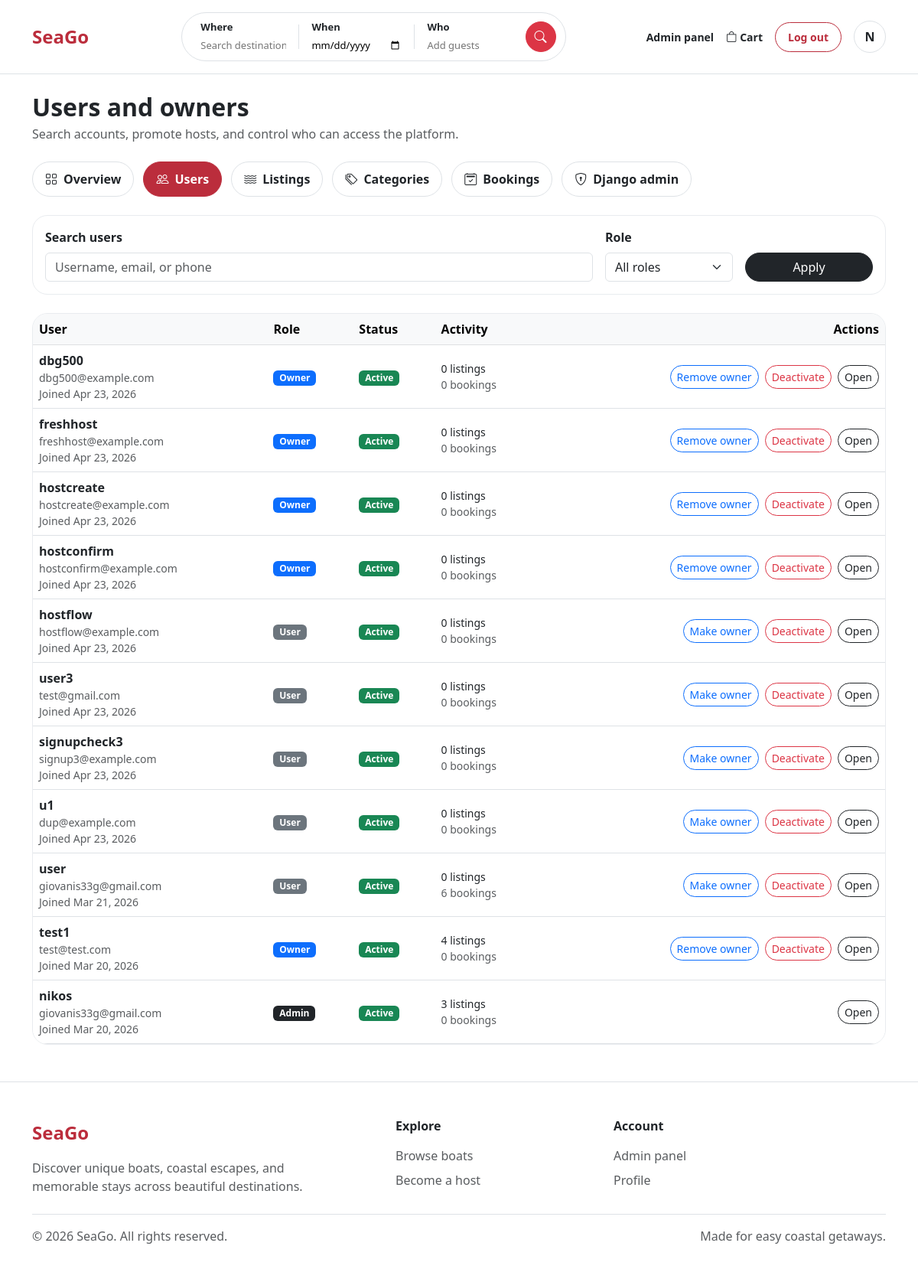
Before: /accounts/admin-panel/users/ (signed in) with the older database file.
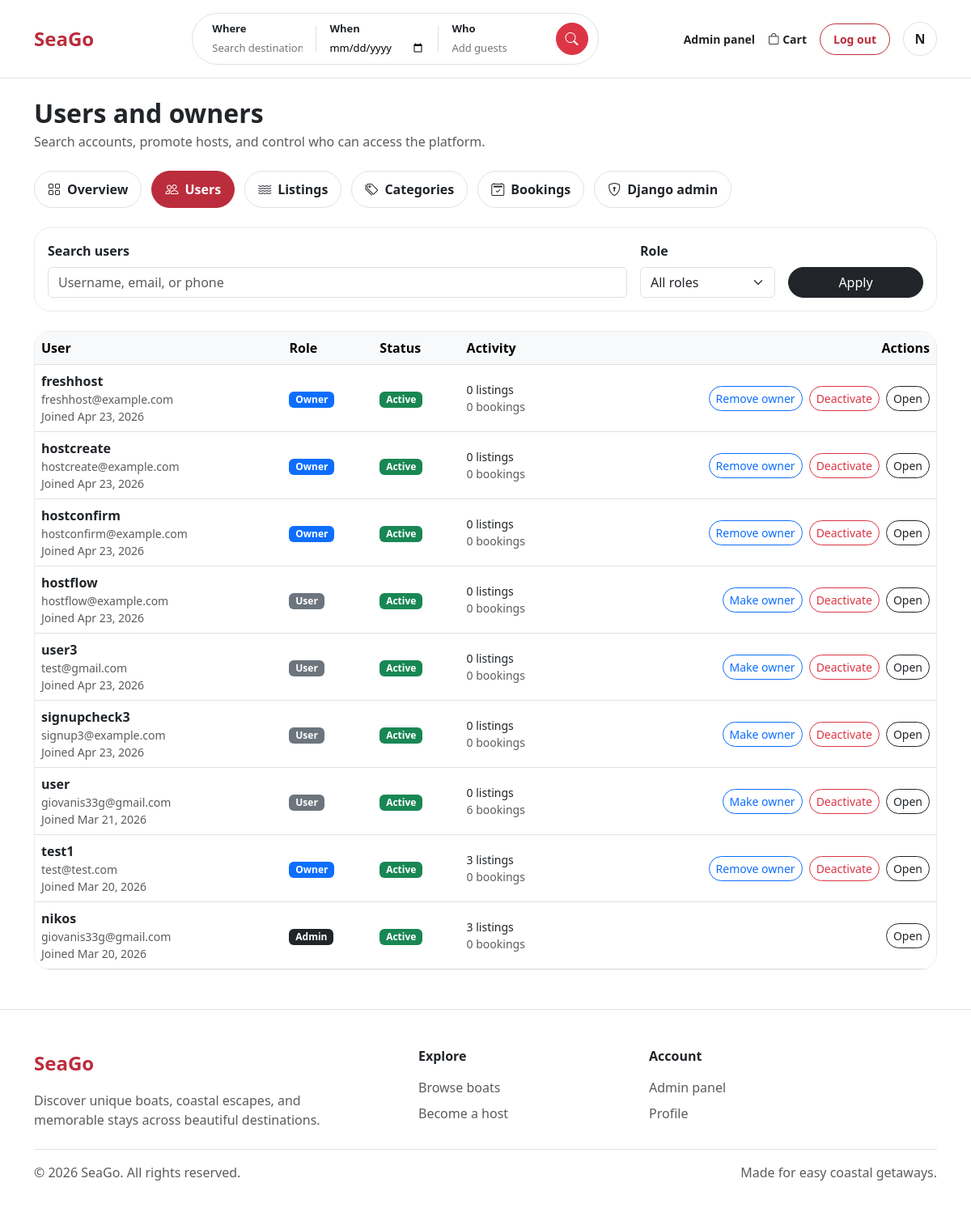
After: the same page with the newer database file.
### accounts/models.py (models this page shows, shortened)
class User(AbstractUser):
    is_owner = models.BooleanField(default=False)
    phone = models.CharField(max_length=20, blank=True)
    avatar = models.ImageField(upload_to="avatars/", blank=True, null=True)
    bio = models.TextField(blank=True)

### accounts/views.py (the view)
# urls.py: path('admin-panel/users/', views.admin_users_view, name='admin_users'),
@superuser_required
def admin_users_view(request):
    q = request.GET.get("q", "").strip()
    role = request.GET.get("role", "").strip()
    users = User.objects.annotate(
        listing_count=Count("boats", distinct=True),
        booking_count=Count("bookings", distinct=True),
    ).order_by("-date_joined")
    if q:
        users = users.filter(
            Q(username__icontains=q)
            | Q(email__icontains=q)
            | Q(phone__icontains=q)
        )
    if role == "owners":
        users = users.filter(is_owner=True, is_superuser=False)
    elif role == "members":
        users = users.filter(is_owner=False, is_superuser=False)
    elif role == "admins":
        users = users.filter(is_superuser=True)
    elif role == "inactive":
        users = users.filter(is_active=False)
    return render(
        request,
        "accounts/admin_users.html",
        admin_panel_context(
            "users",
            users=users,
            current_q=q,
            current_role=role,
        ),
    )

### accounts/views.py (called while the page is built)
def superuser_required(view_func):
    @login_required
    @wraps(view_func)
    def wrapped_view(request, *args, **kwargs):
        if not request.user.is_superuser:
            raise PermissionDenied("You do not have access to this area.")
        return view_func(request, *args, **kwargs)
    return wrapped_view

def admin_panel_context(active_tab, **extra):
    context = {"admin_active_tab": active_tab}
    context.update(extra)
    return context

### boats/context_processors.py (called while the page is built)
def locations(request):
    locations = Boat.objects.filter(
        is_approved=True,
        is_available=True
    ).values_list('location', flat=True).distinct()
    return {'all_locations': locations}

### templates/accounts/admin_users.html (shortened to what this page needs)
{% extends "base.html" %}
{% block content %}
<div class="container mt-4 mb-5">
  <div class="mb-4">
    <h2 class="fw-bold mb-1">Users and owners</h2>
    <p class="text-muted mb-0">Search accounts, promote hosts, and control who can access the platform.</p>
  </div>
  {% include "partials/admin_panel_nav.html" %}
  <form method="get" class="admin-filter-form mb-4">
    <div class="row g-3 align-items-end">
      <div class="col-12 col-lg-8">
        <label for="admin-user-search" class="form-label fw-semibold">Search users</label>
        <input id="admin-user-search" type="text" name="q" value="{{ current_q }}" class="form-control" placeholder="Username, email, or phone">
      </div>
      <div class="col-12 col-sm-6 col-lg-2">
        <label for="admin-user-role" class="form-label fw-semibold">Role</label>
        <select id="admin-user-role" name="role" class="form-select">
          <option value="">All roles</option>
        </select>
      </div>
      <div class="col-12 col-sm-6 col-lg-2 d-grid">
        <button type="submit" class="btn btn-dark rounded-pill">Apply</button>
      </div>
    </div>
  </form>
  <div class="admin-table-wrap">
    {% if users %}
      <div class="table-responsive">
        <table class="table align-middle mb-0">
          <thead class="table-light">
            <tr>
              <th>User</th>
              <th>Role</th>
              <th>Status</th>
              <th>Activity</th>
              <th class="text-end">Actions</th>
            </tr>
          </thead>
          <tbody>
            {% for account in users %}
              <tr>
                <td>
                  <div class="fw-bold">{{ account.username }}</div>
                  <div class="text-muted small">{{ account.email|default:"No email added" }}</div>
                  <div class="text-muted small">Joined {{ account.date_joined|date:"M j, Y" }}</div>
                </td>
                <td>
                  {% if account.is_superuser %}
                    <span class="badge text-bg-dark">Admin</span>
                  {% elif account.is_owner %}
                    <span class="badge text-bg-primary">Owner</span>
                  {% else %}
                    <span class="badge text-bg-secondary">User</span>
                  {% endif %}
                </td>
                <td>
                  {% if account.is_active %}
                    <span class="badge text-bg-success">Active</span>
                  {% else %}
                    <span class="badge text-bg-danger">Inactive</span>
                  {% endif %}
                </td>
                <td>
                  <div class="small">{{ account.listing_count }} listing{{ account.listing_count|pluralize }}</div>
                  <div class="small text-muted">{{ account.booking_count }} booking{{ account.booking_count|pluralize }}</div>
                </td>
                <td class="text-end">
                  <div class="admin-inline-actions justify-content-end">
                    {% if not account.is_superuser %}
                      <form method="post" action="{% url 'accounts:admin_user_toggle_owner' account.pk %}">
                        <button type="submit" class="btn btn-outline-primary btn-sm rounded-pill">
                          {% if account.is_owner %}Remove owner{% else %}Make owner{% endif %}
                        </button>
                      </form>
                      <form method="post" action="{% url 'accounts:admin_user_toggle_active' account.pk %}">
                        <button type="submit" class="btn btn-outline-danger btn-sm rounded-pill">
                          {% if account.is_active %}Deactivate{% else %}Activate{% endif %}
                        </button>
                      </form>
                    {% endif %}
                    <a href="/admin/accounts/user/{{ account.pk }}/change/" target="_blank" rel="noopener noreferrer" class="btn btn-outline-dark btn-sm rounded-pill">Open</a>
                  </div>
                </td>
              </tr>
            {% endfor %}
          </tbody>
        </table>
      </div>
    {% else %}
      <div class="p-4">
        {% include "partials/empty_state.html" with icon="bi-people" title="No matching users found" spacing="py-4" %}
      </div>
    {% endif %}
  </div>
</div>
{% endblock %}

### templates/base.html (shortened to what this page needs)
{% load static %}
<!DOCTYPE html>
<html lang="en">
<head>
    <link href="https://cdn.jsdelivr.net/npm/bootstrap@5.3.0/dist/css/bootstrap.min.css" rel="stylesheet">
    <link rel="stylesheet" href="https://cdn.jsdelivr.net/npm/bootstrap-icons@1.11.0/font/bootstrap-icons.css">
    <link rel="stylesheet" href="{% static 'css/styles.css' %}">
</head>
<body>
<nav class="navbar bg-white border-bottom py-3">
  <div class="container d-flex align-items-center justify-content-between">
    <a class="navbar-brand fw-bold fs-4" href="/" style="color: #bb2d3c;">SeaGo</a>
    <form class="d-none d-lg-flex" action="{% url 'boats:boat_list' %}" method="GET" aria-label="Search boats" style="width: 45%;">
      <div class="d-flex align-items-center rounded-pill border bg-white w-100 px-2" style="height: 64px;">
        <div class="px-3 flex-grow-1">
          <div class="fw-bold" style="font-size: 13px;">Where</div>
          <input type="text" name="q" list="locations-list" class="border-0 shadow-none p-0 bg-transparent w-100" placeholder="Search destinations" style="font-size: 13px; outline: none;">
        </div>
        <div class="px-3 flex-grow-1">
          <div class="fw-bold" style="font-size: 13px;">When</div>
          <input type="date" name="date" class="border-0 shadow-none p-0 bg-transparent w-100" style="font-size: 13px; outline: none;">
        </div>
        <div class="px-3 flex-grow-1">
          <div class="fw-bold" style="font-size: 13px;">Who</div>
          <input type="number" name="capacity" min="1" class="border-0 shadow-none p-0 bg-transparent w-100" placeholder="Add guests" style="font-size: 13px; outline: none;">
        </div>
        <button class="btn btn-danger rounded-circle d-flex align-items-center justify-content-center me-1" type="submit" aria-label="Search boats" style="width: 40px; height: 40px;">
          <i class="bi bi-search text-white" aria-hidden="true"></i>
        </button>
      </div>
    </form>
    <div class="d-flex align-items-center gap-3">
      {% if request.user.is_authenticated and request.user.is_superuser %}
        <a href="{% url 'accounts:admin_dashboard' %}" class="d-none d-lg-block text-dark fw-bold text-decoration-none" style="font-size: 14px;">Admin panel</a>
      {% elif request.user.is_authenticated and request.user.is_owner %}
        <a href="{% url 'boats:my_listings' %}" class="d-none d-lg-block text-dark fw-bold text-decoration-none" style="font-size: 14px;">My listings</a>
      {% else %}
        <a href="{% url 'accounts:become_host' %}" class="d-none d-lg-block text-dark fw-bold text-decoration-none" style="font-size: 14px;">Become a host</a>
      {% endif %}
      {% if request.user.is_authenticated %}
        <a href="{% url 'bookings:booking_cart' %}" class="text-dark fw-bold text-decoration-none position-relative" style="font-size: 14px;">
          <i class="bi bi-bag me-1" aria-hidden="true"></i>Cart
        </a>
      {% endif %}
      <div class="d-none d-lg-flex align-items-center gap-3">
        {% if request.user.is_authenticated %}
          <a href="{% url 'accounts:logout' %}" class="btn rounded-pill px-3 py-2 fw-bold" style="font-size: 14px; color: #bb2d3c; border: 1px solid #bb2d3c; background: transparent;">Log out</a>
        {% endif %}
      </div>
      <div class="dropdown {% if not request.user.is_authenticated %}d-lg-none{% endif %}">
        <button class="btn rounded-circle border d-flex align-items-center justify-content-center bg-white overflow-hidden p-0" data-bs-toggle="dropdown" aria-label="Open account menu" style="width: 42px; height: 42px;">
          {% if request.user.is_authenticated and request.user.avatar %}
            <img src="{{ request.user.avatar.url }}" alt="{{ request.user.username }} avatar" style="width: 42px; height: 42px; object-fit: cover;">
          {% elif request.user.is_authenticated %}
            <span class="fw-bold" style="font-size: 16px;">{{ request.user.username|first|upper }}</span>
          {% else %}
            <i class="bi bi-list fs-5" aria-hidden="true"></i>
          {% endif %}
        </button>
      </div>
    </div>
  </div>
</nav>
{% block content %}
{% endblock %}
<footer class="border-top bg-white mt-5">
  <div class="container py-4 py-lg-5">
    <div class="row g-4 align-items-start">
      <div class="col-12 col-lg-5">
        <a class="fw-bold fs-4 text-decoration-none" href="/" style="color: #bb2d3c;">SeaGo</a>
        <p class="text-muted mt-3 mb-0" style="max-width: 360px;">
          Discover unique boats, coastal escapes, and memorable stays across beautiful destinations.
        </p>
      </div>
      <div class="col-6 col-lg-3">
        <h6 class="fw-bold text-dark mb-3">Explore</h6>
        <div class="d-flex flex-column gap-2">
          <a href="{% url 'boats:boat_list' %}" class="text-decoration-none text-muted">Browse boats</a>
          <a href="{% url 'accounts:become_host' %}" class="text-decoration-none text-muted">Become a host</a>
        </div>
      </div>
      <div class="col-6 col-lg-4">
        <h6 class="fw-bold text-dark mb-3">Account</h6>
        <div class="d-flex flex-column gap-2">
          {% if request.user.is_authenticated %}
            {% if request.user.is_superuser %}
              <a href="{% url 'accounts:admin_dashboard' %}" class="text-decoration-none text-muted">Admin panel</a>
            {% else %}
              <a href="{% url 'accounts:dashboard' %}" class="text-decoration-none text-muted">Dashboard</a>
            {% endif %}
            <a href="{% url 'accounts:profile' %}" class="text-decoration-none text-muted">Profile</a>
          {% else %}
            <a href="{% url 'accounts:login' %}" class="text-decoration-none text-muted">Log in</a>
            <a href="{% url 'accounts:register' %}" class="text-decoration-none text-muted">Sign up</a>
          {% endif %}
        </div>
      </div>
    </div>
    <div class="border-top mt-4 pt-3 d-flex flex-column flex-md-row justify-content-between gap-2">
      <p class="text-muted mb-0">&copy; 2026 SeaGo. All rights reserved.</p>
      <p class="text-muted mb-0">Made for easy coastal getaways.</p>
    </div>
  </div>
</footer>
</body>
</html>

### templates/partials/admin_panel_nav.html
<div class="admin-panel-nav mb-4">
  <a href="{% url 'accounts:admin_dashboard' %}" class="admin-panel-nav-link{% if admin_active_tab == 'overview' %} is-active{% endif %}">
    <i class="bi bi-grid me-2"></i>Overview
  </a>
  <a href="{% url 'accounts:admin_users' %}" class="admin-panel-nav-link{% if admin_active_tab == 'users' %} is-active{% endif %}">
    <i class="bi bi-people me-2"></i>Users
  </a>
  <a href="{% url 'accounts:admin_listings' %}" class="admin-panel-nav-link{% if admin_active_tab == 'listings' %} is-active{% endif %}">
    <i class="bi bi-water me-2"></i>Listings
  </a>
  <a href="{% url 'accounts:admin_categories' %}" class="admin-panel-nav-link{% if admin_active_tab == 'categories' %} is-active{% endif %}">
    <i class="bi bi-tags me-2"></i>Categories
  </a>
  <a href="{% url 'accounts:admin_bookings' %}" class="admin-panel-nav-link{% if admin_active_tab == 'bookings' %} is-active{% endif %}">
    <i class="bi bi-calendar2-check me-2"></i>Bookings
  </a>
  <a href="/admin/" class="admin-panel-nav-link" target="_blank" rel="noopener noreferrer">
    <i class="bi bi-shield-lock me-2"></i>Django admin
  </a>
</div>

### static/css/styles.css (style rules this page uses)
html, body { max-width: 100%; overflow-x: hidden; }
.admin-panel-nav { display: flex; flex-wrap: wrap; gap: 12px; }
.admin-panel-nav-link { display: inline-flex; align-items: center; padding: 10px 16px; border: 1px solid #dee2e6; border-radius: 999px; background: #fff; color: #212529; font-weight: 600; text-decoration: none; transition: all 0.2s ease; }
.admin-panel-nav-link.is-active { background: #bb2d3c; border-color: #bb2d3c; color: #fff; }
.admin-stat-card, .admin-section-card, .admin-table-wrap, .admin-filter-form { background: #fff; border: 1px solid #e9ecef; border-radius: 20px; }
.admin-filter-form { padding: 16px; }
.admin-table-wrap { overflow: hidden; }
.admin-table-wrap table { margin-bottom: 0; }
.admin-inline-actions { display: flex; flex-wrap: wrap; gap: 8px; }

Changed rows visible on the page:
removed User: username "dbg500", email "dbg500@example.com", date_joined "Apr 23, 2026", is_superuser "Owner", is_active "Active", listing_count "0", booking_count "0"
removed User: username "u1", email "dup@example.com", date_joined "Apr 23, 2026", is_superuser "User", is_active "Active", listing_count "0", booking_count "0"
computed for User "test1": listing_count "4" → "3"
